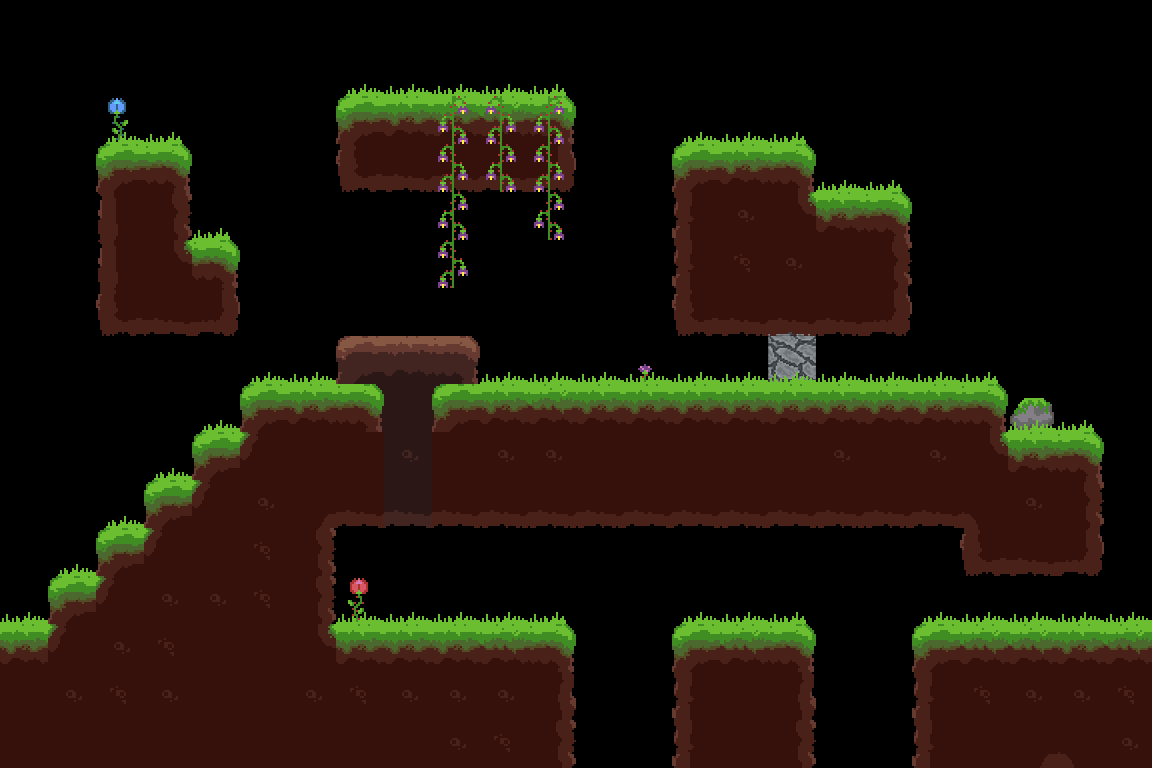

A 2D game scene composited from a Tiled map and its tileset images. What follows is a short description and the map's XML, with each tile layer's data collapsed to a summary:
An orthogonal 24x16 tile map with 48x48 px tiles, 7 tile layers (tunnel, eau, murD, terrain, ...), 4 tilesets and 52 objects (spawn1, spawn2, spawn3).

<map version="1.0" orientation="orthogonal" renderorder="right-down" width="24" height="16" tilewidth="48" tileheight="48">
 <tileset firstgid="1" name="terrain" tilewidth="48" tileheight="48">
  <image source="tileSets/forest.png" width="336" height="384" />
  <terraintypes>
   <terrain name="ciel" tile="-1" />
   <terrain name="groundGrass" tile="-1" />
  </terraintypes>
  <tile id="1" terrain=",,,1">
   <objectgroup draworder="index">
    <object x="0" y="0" width="48" height="48" />
   </objectgroup>
  </tile>
  <tile id="2" terrain=",,1,1">
   <objectgroup draworder="index">
    <object x="-1.77636e-15" y="0" width="48" height="48" />
   </objectgroup>
  </tile>
  <tile id="3" terrain=",,1,1">
   <objectgroup draworder="index">
    <object x="-1.77636e-15" y="7.10543e-15" width="48" height="48" />
   </objectgroup>
  </tile>
  <tile id="4" terrain=",,1,">
   <objectgroup draworder="index">
    <object x="0" y="-1.42109e-14" width="48" height="48" />
   </objectgroup>
  </tile>
  <tile id="5" terrain="1,1,1,">
   <objectgroup draworder="index">
    <object x="0" y="-1.42109e-14" width="48" height="48" />
   </objectgroup>
  </tile>
  <tile id="6" terrain="1,1,,1">
   <objectgroup draworder="index">
    <object x="0" y="0" width="48" height="48" />
   </objectgroup>
  </tile>
  <tile id="8" terrain=",1,,1">
   <objectgroup draworder="index">
    <object x="0" y="-1.42109e-14" width="48" height="48" />
   </objectgroup>
  </tile>
  <tile id="9" terrain="1,1,1,1">
   <objectgroup draworder="index">
    <object x="0" y="-1.42109e-14" width="48" height="48" />
   </objectgroup>
  </tile>
  <tile id="10" terrain="1,1,1,1">
   <objectgroup draworder="index">
    <object x="0" y="-1.42109e-14" width="48" height="48" />
   </objectgroup>
  </tile>
  <tile id="11" terrain="1,,1,">
   <objectgroup draworder="index">
    <object x="0" y="-1.42109e-14" width="48" height="48" />
   </objectgroup>
  </tile>
  <tile id="12" terrain="1,,1,1">
   <objectgroup draworder="index">
    <object x="0" y="-1.42109e-14" width="48" height="48" />
   </objectgroup>
  </tile>
  <tile id="13" terrain=",1,1,1">
   <objectgroup draworder="index">
    <object x="0" y="0" width="48" height="48" />
   </objectgroup>
  </tile>
  <tile id="15" terrain=",1,,1">
   <objectgroup draworder="index">
    <object x="0" y="0" width="48" height="48" />
   </objectgroup>
  </tile>
  <tile id="16" terrain="1,1,1,1">
   <objectgroup draworder="index">
    <object x="0" y="-1.42109e-14" width="48" height="48" />
   </objectgroup>
  </tile>
  <tile id="17" terrain="1,1,1,1">
   <objectgroup draworder="index">
    <object x="0" y="-1.42109e-14" width="48" height="48" />
   </objectgroup>
  </tile>
  <tile id="18" terrain="1,,1,">
   <objectgroup draworder="index">
    <object x="0" y="-1.42109e-14" width="48" height="48" />
   </objectgroup>
  </tile>
  <tile id="22" terrain=",1,,">
   <objectgroup draworder="index">
    <object x="0" y="1.77636e-15" width="48" height="48" />
   </objectgroup>
  </tile>
  <tile id="23" terrain="1,1,,">
   <objectgroup draworder="index">
    <object x="0" y="0" width="48" height="48" />
   </objectgroup>
  </tile>
  <tile id="24" terrain="1,1,,">
   <objectgroup draworder="index">
    <object x="0" y="0" width="48" height="48" />
   </objectgroup>
  </tile>
  <tile id="25" terrain="1,,,">
   <objectgroup draworder="index">
    <object x="0" y="0" width="48" height="48" />
   </objectgroup>
  </tile>
  <tile id="29">
   <objectgroup draworder="index">
    <object x="0" y="2.66454e-15" width="48" height="48" />
   </objectgroup>
  </tile>
  <tile id="30">
   <objectgroup draworder="index">
    <object x="8.88178e-16" y="-8.88178e-16" width="48" height="48" />
   </objectgroup>
  </tile>
  <tile id="31">
   <objectgroup draworder="index">
    <object x="0" y="8.88176e-16" width="48" height="48" />
   </objectgroup>
  </tile>
  <tile id="32">
   <objectgroup draworder="index">
    <object x="0" y="-8.88178e-16" width="48" height="48" />
   </objectgroup>
  </tile>
  <tile id="33">
   <objectgroup draworder="index">
    <object x="8.88178e-16" y="8.88178e-16" width="48" height="48" />
   </objectgroup>
  </tile>
  <tile id="34">
   <objectgroup draworder="index">
    <object x="0" y="8.88178e-16" width="48" height="48" />
   </objectgroup>
  </tile>
  <tile id="36">
   <objectgroup draworder="index">
    <object x="1.77636e-15" y="8.88178e-16" width="48" height="48" />
   </objectgroup>
  </tile>
  <tile id="37">
   <objectgroup draworder="index">
    <object x="0" y="2.66454e-15" width="48" height="48" />
   </objectgroup>
  </tile>
  <tile id="38">
   <objectgroup draworder="index">
    <object x="0" y="2.66454e-15" width="48" height="48" />
   </objectgroup>
  </tile>
  <tile id="39">
   <objectgroup draworder="index">
    <object x="0" y="8.88176e-16" width="48" height="48" />
   </objectgroup>
  </tile>
  <tile id="40">
   <objectgroup draworder="index">
    <object x="0" y="-8.88178e-16" width="48" height="48" />
   </objectgroup>
  </tile>
  <tile id="41">
   <objectgroup draworder="index">
    <object x="8.88178e-16" y="-8.88178e-16" width="48" height="48" />
   </objectgroup>
  </tile>
  <tile id="43">
   <objectgroup draworder="index">
    <object x="8.88178e-16" y="8.88178e-16" width="48" height="48" />
   </objectgroup>
  </tile>
  <tile id="44">
   <objectgroup draworder="index">
    <object x="-1.77636e-15" y="-8.88178e-16" width="48" height="48" />
   </objectgroup>
  </tile>
  <tile id="45">
   <objectgroup draworder="index">
    <object x="0" y="2.66454e-15" width="48" height="48" />
   </objectgroup>
  </tile>
  <tile id="46">
   <objectgroup draworder="index">
    <object x="8.88178e-16" y="8.88178e-16" width="48" height="48" />
   </objectgroup>
  </tile>
  <tile id="47" terrain=",,,0" />
  <tile id="48" terrain=",,0," />
  <tile id="50">
   <objectgroup draworder="index">
    <object x="1.77636e-15" y="8.88178e-16" width="48" height="48" />
   </objectgroup>
  </tile>
  <tile id="51">
   <objectgroup draworder="index">
    <object x="0" y="2.66454e-15" width="48" height="48" />
   </objectgroup>
  </tile>
  <tile id="52">
   <objectgroup draworder="index">
    <object x="1.77636e-15" y="2.66454e-15" width="48" height="48" />
   </objectgroup>
  </tile>
  <tile id="53">
   <objectgroup draworder="index">
    <object x="0" y="8.88176e-16" width="48" height="48" />
   </objectgroup>
  </tile>
  <tile id="54" terrain=",0,," />
  <tile id="55" terrain="0,,," />
 </tileset>
 <tileset firstgid="57" name="terrain2" tilewidth="48" tileheight="48">
  <image source="tileSets/sol2.png" width="576" height="576" />
  <terraintypes>
   <terrain name="dirt" tile="-1" />
  </terraintypes>
  <tile id="13" terrain=",,,0">
   <objectgroup draworder="index">
    <object x="0" y="0" width="48" height="48" />
   </objectgroup>
  </tile>
  <tile id="14" terrain=",,0,0">
   <objectgroup draworder="index">
    <object x="0" y="-2.66454e-15" width="48" height="48" />
   </objectgroup>
  </tile>
  <tile id="15" terrain=",,0,0">
   <objectgroup draworder="index">
    <object x="1.77636e-15" y="8.88178e-16" width="48" height="48" />
   </objectgroup>
  </tile>
  <tile id="16" terrain=",,0,">
   <objectgroup draworder="index">
    <object x="0" y="-8.88178e-16" width="48" height="48" />
   </objectgroup>
  </tile>
  <tile id="17" terrain="0,0,0,">
   <objectgroup draworder="index">
    <object x="0" y="-8.88178e-16" width="48" height="48" />
   </objectgroup>
  </tile>
  <tile id="18" terrain="0,0,,0">
   <objectgroup draworder="index">
    <object x="-1.77636e-15" y="-2.66454e-15" width="48" height="48" />
   </objectgroup>
  </tile>
  <tile id="25" terrain=",0,,0">
   <objectgroup draworder="index" />
  </tile>
  <tile id="26" terrain="0,0,0,0">
   <objectgroup draworder="index" />
  </tile>
  <tile id="27" terrain="0,0,0,0">
   <objectgroup draworder="index" />
  </tile>
  <tile id="28" terrain="0,,0,">
   <objectgroup draworder="index" />
  </tile>
  <tile id="29" terrain="0,,0,0">
   <objectgroup draworder="index">
    <object x="8.88178e-16" y="0" width="48" height="48" />
   </objectgroup>
  </tile>
  <tile id="30" terrain=",0,0,0">
   <objectgroup draworder="index">
    <object x="1.77636e-15" y="8.88178e-16" width="48" height="48" />
   </objectgroup>
  </tile>
  <tile id="37" terrain=",0,,0">
   <objectgroup draworder="index" />
  </tile>
  <tile id="38" terrain="0,0,0,0">
   <objectgroup draworder="index" />
  </tile>
  <tile id="39" terrain="0,0,0,0">
   <objectgroup draworder="index" />
  </tile>
  <tile id="40" terrain="0,,0,">
   <objectgroup draworder="index" />
  </tile>
  <tile id="49" terrain=",0,,">
   <objectgroup draworder="index" />
  </tile>
  <tile id="50" terrain="0,0,,">
   <objectgroup draworder="index" />
  </tile>
  <tile id="51" terrain="0,0,,">
   <objectgroup draworder="index" />
  </tile>
  <tile id="52" terrain="0,,,">
   <objectgroup draworder="index" />
  </tile>
  <tile id="54">
   <objectgroup draworder="index">
    <object x="0" y="0" width="48" height="48" />
   </objectgroup>
  </tile>
 </tileset>
 <tileset firstgid="201" name="eau2" tilewidth="48" tileheight="48">
  <image source="tileSets/eau2.png" width="48" height="144" />
 </tileset>
 <tileset firstgid="204" name="deco" tilewidth="48" tileheight="48">
  <image source="tileSets/decor-forest.png" width="192" height="192" />
 </tileset>
 <layer name="tunnel" width="24" height="16">
  <data>[384 cells, 7 non-empty, 7 distinct tile ids]</data>
 </layer>
 <layer name="eau" width="24" height="16">
  <data>[384 cells, 0 non-empty, 0 distinct tile ids]</data>
 </layer>
 <layer name="murD" width="24" height="16">
  <data>[384 cells, 3 non-empty, 1 distinct tile ids]</data>
 </layer>
 <layer name="terrain" width="24" height="16">
  <data>[384 cells, 164 non-empty, 24 distinct tile ids]</data>
 </layer>
 <objectgroup name="enemySpawn">
  <object name="spawn1" x="448" y="14" width="65" height="79">
   <properties>
    <property name="Enemy" value="1" />
   </properties>
  </object>
  <object name="spawn2" x="720" y="539" width="68" height="83">
   <properties>
    <property name="Enemy" value="1" />
   </properties>
  </object>
  <object name="spawn3" x="833" y="98" width="58" height="90">
   <properties>
    <property name="Enemy" value="1" />
   </properties>
  </object>
 </objectgroup>
 <layer name="deco2" width="24" height="16">
  <data>[384 cells, 13 non-empty, 6 distinct tile ids]</data>
 </layer>
 <layer name="deco" width="24" height="16">
  <data>[384 cells, 46 non-empty, 3 distinct tile ids]</data>
 </layer>
 <layer name="terre" width="24" height="16">
  <data>[384 cells, 3 non-empty, 3 distinct tile ids]</data>
 </layer>
</map>
